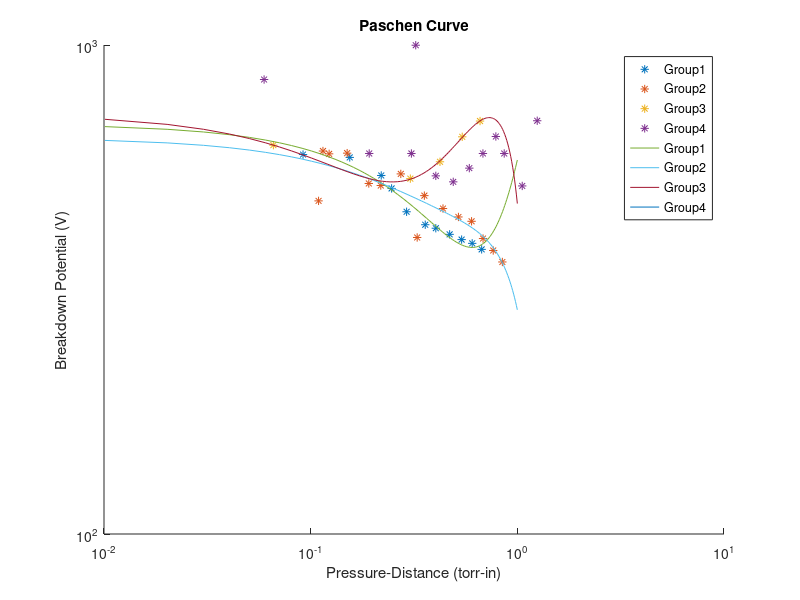

Here is the MATLAB script that generated this plot:
clear ; close all ; clc;
% data = readmatrix( 'ArcingData.xlsx' ) ;
% save( 'ArcingData.mat' )

load( 'ArcingData.mat' ) ;
dist = data( :,1 ) ;
torrin = data( :,2 ) ;
volt = data( :,3 ) ;
torr = data( :,4 ) ;
load( 'Group2_Paschen.mat' ) ;
torrin2 = data2( :,2 ) ;
volt2 = data2( :,4 ) ;
torr2 = data2( :,1 ) ;
load( 'Group3_Paschen.mat' ) ;
torrin3 = [ data3( 1:4,3 ) ; data3( 6,3 ) ] ;
volt3 = (1e3)*[ data3( 1:4,2 ) ; data3( 6,2 ) ]  ;
torr3 = [ data3( 1:4,1 ) ; data3( 6,1 ) ];
load( 'Group4_Paschen.mat' ) ;
torrin4 = data4( :,4 ) ;
volt4 = data4( :,3 ) ;
torr4 = data4( :,2 ) ;

figure
hold on
loglog( torrin , volt , '*' ) % s-s ( .224 in )
loglog( torrin2 , volt2 , '*' ) % copper ( .273 in )
loglog( torrin3 , volt3 , '*' ) % aluminum ( .22 in )
loglog( torrin4 , volt4 , '*' ) % copper long (.96 in )
title( 'Paschen Curve' )
xlabel( 'Pressure-Distance (torr-in)' )
ylabel( 'Breakdown Potential (V)' )
legend( 'Group1' , 'Group2' , 'Group3' , 'Group4' )

n = 3 ;
torrinches = linspace( 0 , 1 , 1e2 ) ;
P1 = polyfit( torrin , volt , n ) ;
volts1 = P1(1)*torrinches.^n + P1(2)*torrinches.^(n-1) + P1(3)*torrinches + P1(4) ;

P2 = polyfit( torrin2 , volt2 , n ) ;
volts2 = P2(1)*torrinches.^n + P2(2)*torrinches.^(n-1) + P2(3)*torrinches + P2(4) ;

P3 = polyfit( torrin3 , volt3 , n ) ;
volts3 = P3(1)*torrinches.^n + P3(2)*torrinches.^(n-1) + P3(3)*torrinches + P3(4) ;

P4 = polyfit( torrin4 , volt4 , n ) ;
volts4 = P4(1)*torrinches.^n + P4(2)*torrinches.^(n-1) + P4(3)*torrinches + P4(4) ;

loglog( torrinches , volts1 ) % s-s ( .224 in )
loglog( torrinches , volts2 ) % copper ( .273 in )
loglog( torrinches , volts3 ) % aluminum ( .22 in )
loglog( torrinches , volts4 ) % copper long (.96 in )

legend( 'Group1' , 'Group2' , 'Group3' , 'Group4' , 'Group1' , 'Group2' , 'Group3' , 'Group4' )
hold off
